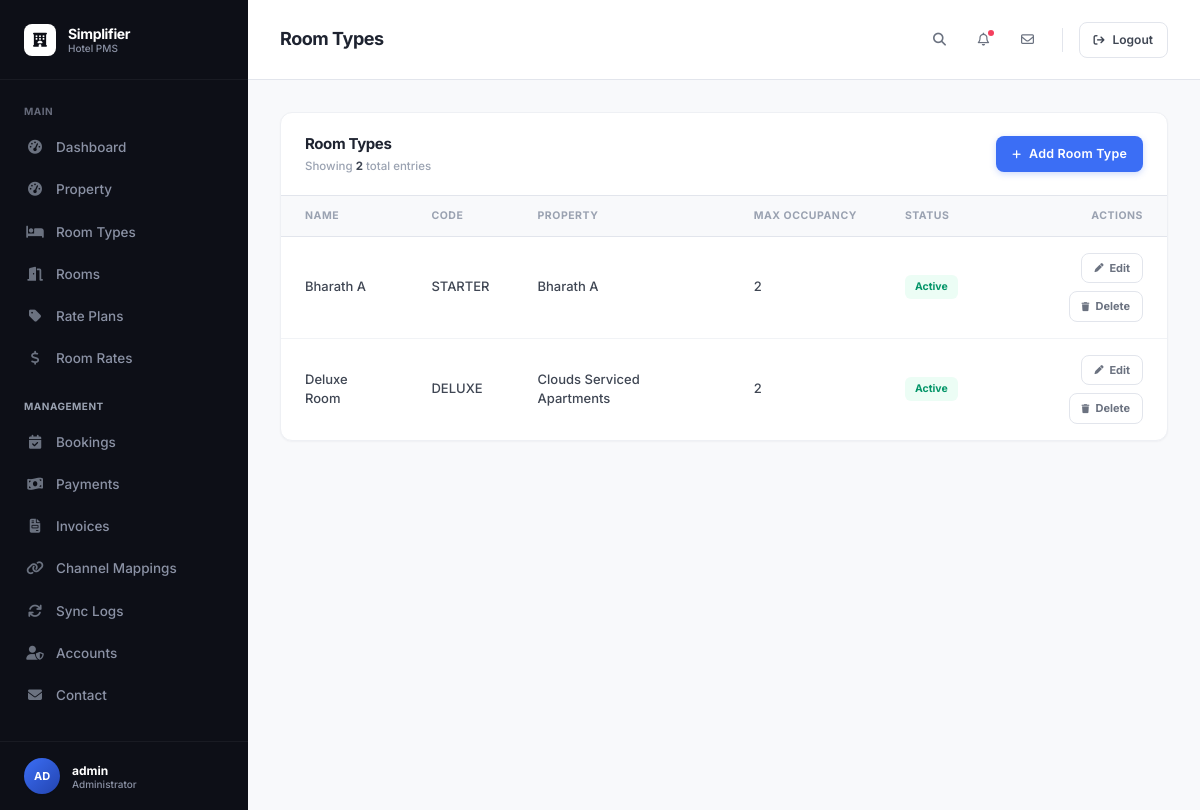
The app's page /dashboard/room-types/ (signed in), older data.
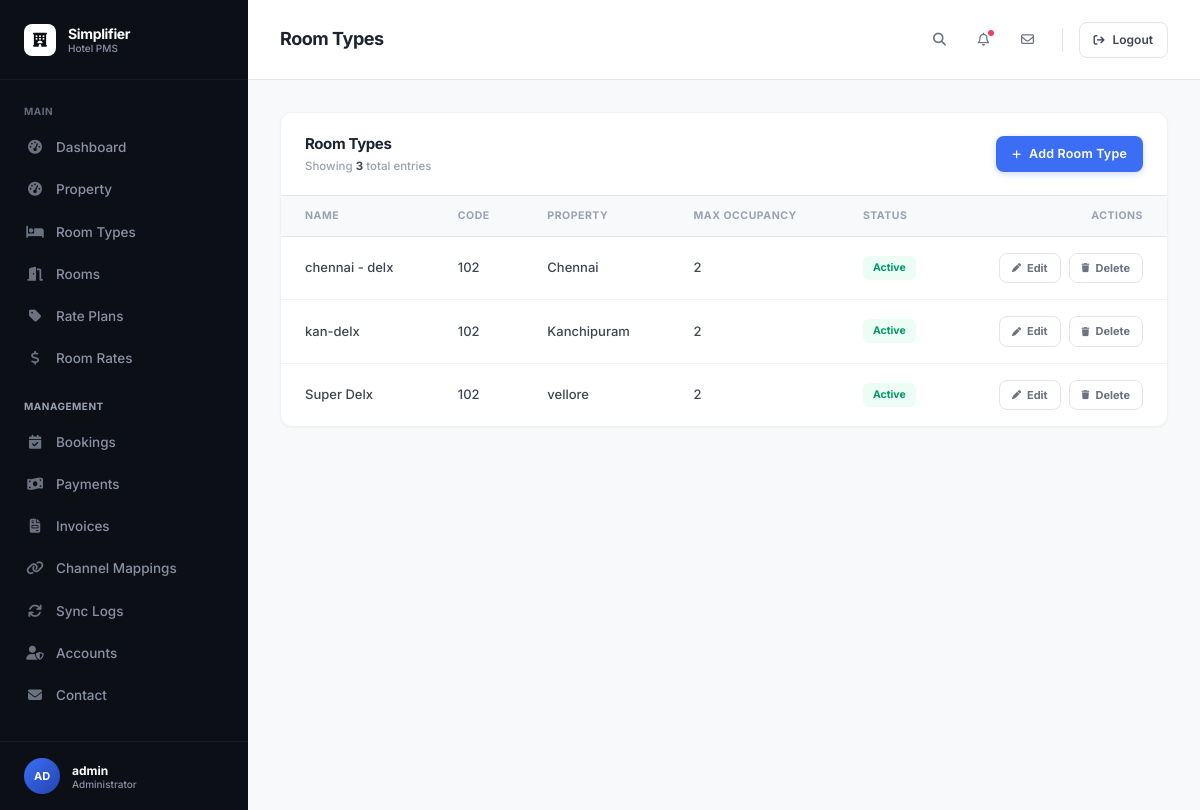
The same page, newer data.
### apps/properties/models.py (models this page shows, shortened)
class RoomType(BaseModel):
    property = models.ForeignKey(
        Property, on_delete=models.CASCADE, related_name='room_types'
    )
    name = models.CharField(max_length=255)
    code = models.CharField(max_length=20, db_index=True)
    description = models.TextField(blank=True)
    max_adults = models.PositiveSmallIntegerField(default=2)
    max_children = models.PositiveSmallIntegerField(default=0)
    max_occupancy = models.PositiveSmallIntegerField(default=2)
    base_occupancy = models.PositiveSmallIntegerField(default=2)
    default_price = models.DecimalField(
        max_digits=10, decimal_places=2, default=0,
        help_text="Fixed nightly price used when no date-specific RoomRate exists."
    )
    class Meta:
        db_table = 'room_types'
        verbose_name = 'Room Type'
        verbose_name_plural = 'Room Types'
        ordering = ['property', 'name']
        unique_together = [('property', 'code')]

class Property(BaseModel):
    name = models.CharField(max_length=255)
    code = models.CharField(max_length=20, unique=True, db_index=True)
    address = models.CharField(max_length=500)
    city = models.CharField(max_length=100)
    state = models.CharField(max_length=100)
    country = models.CharField(max_length=100)
    phone = models.CharField(max_length=20, blank=True)
    email = models.EmailField(blank=True)
    check_in_time = models.TimeField(default='12:00:00')
    check_out_time = models.TimeField(default='11:00:00')
    tax_number = models.CharField(max_length=50, blank=True)
    class Meta:
        db_table = 'properties'
        verbose_name = 'Property'
        verbose_name_plural = 'Properties'
        ordering = ['name']

### apps/dashboard/views.py (the view)
# urls.py: path('room-types/', RoomTypeListView.as_view(), name='roomtype_list'),
class RoomTypeListView(BaseListView):
    module = Module.ROOM_TYPES
    model = RoomType
    ordering = ['property', 'name']
    page_title = 'Room Types'
    singular_name = 'Room Type'
    add_url_name = 'dashboard:roomtype_add'
    edit_url_name = 'dashboard:roomtype_edit'
    delete_url_name = 'dashboard:roomtype_delete'
    columns = [
        {'label': 'Name', 'field': 'name'},
        {'label': 'Code', 'field': 'code'},
        {'label': 'Property', 'field': 'property.name'},
        {'label': 'Max Occupancy', 'field': 'max_occupancy'},
        {'label': 'Status', 'field': 'is_active', 'badge': True},
    ]

### apps/core/mixins.py (called while the page is built, shortened)
    def dispatch(self, request, *args, **kwargs):
        if not request.user.is_authenticated:
            return super().dispatch(request, *args, **kwargs)  # LoginRequiredMixin handles redirect
        return super().dispatch(request, *args, **kwargs)

### apps/core/templatetags/core_extras.py (called while the page is built)
@register.filter
def get_attr(obj, field_path):
    value = obj
    for part in field_path.split('.'):
        value = getattr(value, part, '')
        if callable(value):
            value = value()
    return value

### apps/dashboard/templates/dashboard/shared/list.html (shortened to what the changed rows need)
{% extends "dashboard/base.html" %}
{% load core_extras %}
{% block page_title %}{{ page_title }}{% endblock %}
{% block content %}
<div class="card overflow-hidden">
    <div class="px-4 sm:px-6 py-4 sm:py-5 border-b border-ink-200 flex flex-col sm:flex-row sm:flex-wrap sm:items-center justify-between gap-3">
        <div class="min-w-0">
            <h2 class="text-[14px] sm:text-[15px] font-bold text-ink-900 tracking-tight truncate">{{ page_title }}</h2>
            <p class="text-[11px] sm:text-[11.5px] font-medium text-ink-400 mt-0.5">
                Showing <span class="font-bold text-ink-700">{{ object_list|length }}</span> total entries
            </p>
        </div>
    </div>
    <div class="hidden md:block overflow-x-auto">
        <table class="w-full">
            <thead>
                <tr class="bg-ink-50 border-b border-ink-200">
                    {% for col in columns %}
                    <th class="px-4 lg:px-6 py-3 text-left text-[10.5px] font-bold text-ink-400 uppercase tracking-wider whitespace-nowrap">{{ col.label }}</th>
                    {% endfor %}
                    <th class="px-4 lg:px-6 py-3 text-right text-[10.5px] font-bold text-ink-400 uppercase tracking-wider whitespace-nowrap">Actions</th>
                </tr>
            </thead>
            <tbody class="divide-y divide-ink-100">
                {% for obj in object_list %}
                <tr class="hover:bg-ink-50/60 transition-colors">
                    {% for col in columns %}
                    <td class="px-4 lg:px-6 py-4 text-[13px] font-medium text-ink-700">
                        {% if col.badge %}
                            {% with value=obj|get_attr:col.field %}
                            {% if value %}
                                <span class="inline-flex items-center gap-1.5 px-2.5 py-1 rounded-md bg-emerald-50 text-[10.5px] font-bold text-emerald-600 whitespace-nowrap">{{ col.true_label|default:"Active" }}</span>
                            {% else %}
                                <span class="inline-flex items-center gap-1.5 px-2.5 py-1 rounded-md bg-rose-50 text-[10.5px] font-bold text-rose-600 whitespace-nowrap">{{ col.false_label|default:"Inactive" }}</span>
                            {% endif %}
                            {% endwith %}
                        {% else %}
                            {{ obj|get_attr:col.field }}
                        {% endif %}
                    </td>
                    {% endfor %}
                    <td class="px-4 lg:px-6 py-4 text-right">
                        <div class="flex items-center justify-end gap-1.5 lg:gap-2 flex-wrap">
                            {% if can_edit and edit_url_name %}
                            <a href="{% url edit_url_name obj.pk %}" class="inline-flex items-center gap-1.5 px-2.5 lg:px-3 py-1.5 rounded-lg border border-ink-200 hover:border-brand-500 hover:text-brand-600 hover:bg-brand-50 transition text-[11px] font-bold text-ink-500 whitespace-nowrap">
                                <i class="fa-solid fa-pen text-[9px]"></i> Edit
                            </a>
                            {% endif %}
                            {% if can_delete and delete_url_name %}
                            <a href="{% url delete_url_name obj.pk %}" class="inline-flex items-center gap-1.5 px-2.5 lg:px-3 py-1.5 rounded-lg border border-ink-200 hover:border-rose-500 hover:text-rose-600 hover:bg-rose-50 transition text-[11px] font-bold text-ink-500 whitespace-nowrap">
                                <i class="fa-solid fa-trash text-[9px]"></i> Delete
                            </a>
                            {% endif %}
                        </div>
                    </td>
                </tr>
                {% empty %}
                <tr><td colspan="{{ columns|length|add:1 }}" class="px-6 py-16 text-center text-ink-400 font-medium">No records yet.</td></tr>
                {% endfor %}
            </tbody>
        </table>
    </div>
</div>
{% endblock %}

Row changes from the older to the newer data that the page shows:
removed RoomType: columns "Bharath A" "STARTER" "Bharath A" "2", true_label "Active"
removed RoomType: columns "Deluxe Room" "DELUXE" "Clouds Serviced Apartments" "2", true_label "Active"
added RoomType: columns "chennai - delx" "102" "Chennai" "2", true_label "Active"
added RoomType: columns "kan-delx" "102" "Kanchipuram" "2", true_label "Active"
added RoomType: columns "Super Delx" "102" "vellore" "2", true_label "Active"
Text that changed along with them:
{{ object_list|length }}: "2" → "3"
